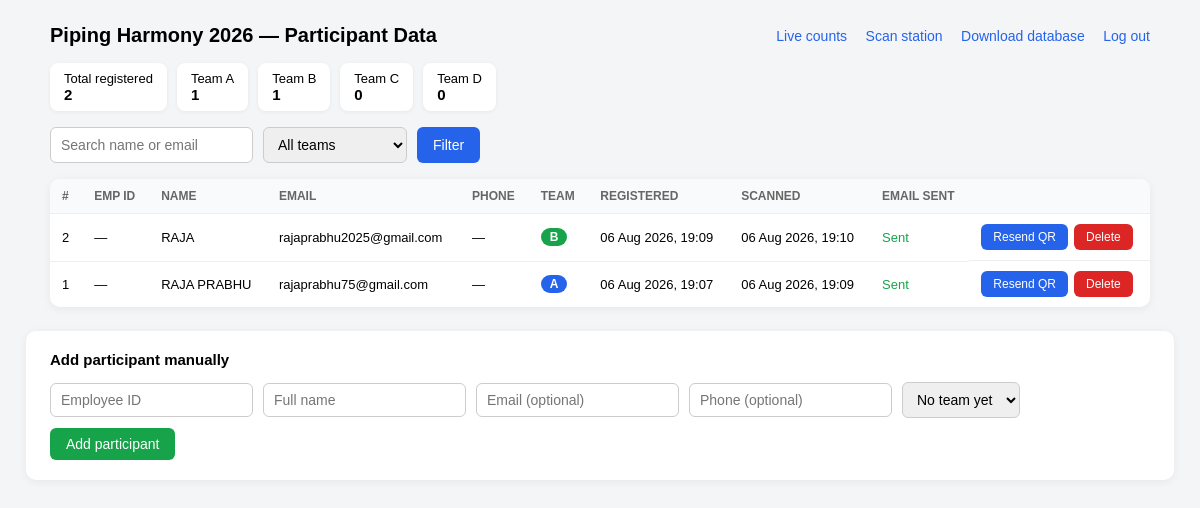
The app's page /admin (signed in), older data.
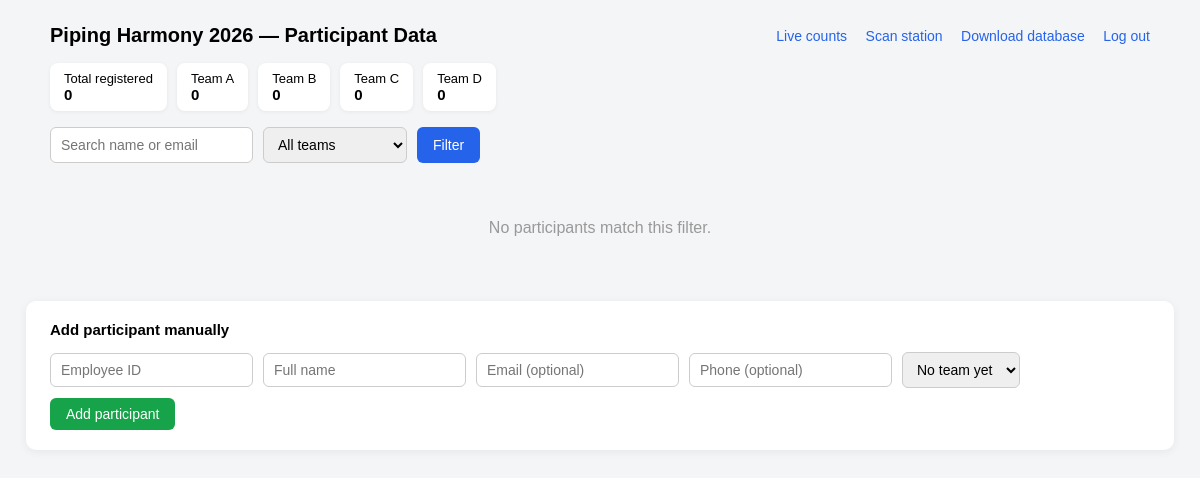
The same page, newer data.
### app.py (models this page shows, shortened)
class Participant(db.Model):
    id = db.Column(db.Integer, primary_key=True)
    emp_id = db.Column(db.String(30), nullable=True)
    name = db.Column(db.String(120), nullable=False)
    email = db.Column(db.String(120), nullable=False, unique=True)
    phone = db.Column(db.String(20))
    unique_code = db.Column(db.String(36), unique=True, nullable=False)
    team = db.Column(db.String(1), nullable=True)  # 'A' / 'B' / 'C' / 'D' / None
    registered_at = db.Column(db.DateTime, default=datetime.utcnow)
    scanned_at = db.Column(db.DateTime, nullable=True)
    email_sent = db.Column(db.Boolean, default=False)

### app.py (the view)
@app.route('/admin')
@admin_required
def admin():
    q = request.args.get('q', '').strip()
    team_filter = request.args.get('team', '').strip().upper()
    query = Participant.query
    if q:
        like = f"%{q}%"
        query = query.filter(db.or_(Participant.name.ilike(like), Participant.email.ilike(like)))
    if team_filter in TEAMS:
        query = query.filter_by(team=team_filter)
    elif team_filter == 'UNASSIGNED':
        query = query.filter(Participant.team.is_(None))
    participants = query.order_by(Participant.registered_at.desc()).all()
    team_counts = {t: Participant.query.filter_by(team=t).count() for t in TEAMS}
    return render_template(
        'admin.html',
        event_name=EVENT_NAME,
        participants=participants,
        team_counts=team_counts,
        q=q,
        team_filter=team_filter,
        total=Participant.query.count(),
    )

### app.py (called while the page is built)
def admin_required(view_func):
    @wraps(view_func)
    def wrapped(*args, **kwargs):
        if not session.get('is_admin'):
            return redirect(url_for('admin_login', next=request.path))
        return view_func(*args, **kwargs)
    return wrapped

### templates/admin.html (shortened to what this page needs)
<!doctype html>
<html lang="en">
<head>
</head>
<body>
  <div class="top">
    <h1>{{ event_name }} — Participant Data</h1>
    <div class="links">
      <a href="{{ url_for('dashboard') }}">Live counts</a>
      <a href="{{ url_for('scan_station') }}">Scan station</a>
      <a href="{{ url_for('admin_download_db') }}">Download database</a>
      <a href="{{ url_for('admin_logout') }}">Log out</a>
    </div>
  </div>
  <div class="summary">
    <div class="chip">Total registered<br><b>{{ total }}</b></div>
    {% for t in ['A','B','C','D'] %}
      <div class="chip">Team {{ t }}<br><b>{{ team_counts[t] }}</b></div>
    {% endfor %}
  </div>
  <form class="toolbar" method="get">
    <input type="text" name="q" placeholder="Search name or email" value="{{ q }}">
    <select name="team">
      <option value="" {% if not team_filter %}selected{% endif %}>All teams</option>
    </select>
    <button type="submit">Filter</button>
  </form>
  {% if participants %}
  <table>
    <thead>
      <tr>
        <th>#</th><th>Emp ID</th><th>Name</th><th>Email</th><th>Phone</th><th>Team</th>
        <th>Registered</th><th>Scanned</th><th>Email sent</th><th></th>
      </tr>
    </thead>
    <tbody>
      {% for p in participants %}
      <tr>
        <td>{{ p.id }}</td>
        <td>{{ p.emp_id or '—' }}</td>
        <td>{{ p.name }}</td>
        <td>{{ p.email if not p.email.endswith('@placeholder.local') else '—' }}</td>
        <td>{{ p.phone or '—' }}</td>
        <td>
          {% if p.team %}
            <span class="team-tag team-{{ p.team }}">{{ p.team }}</span>
          {% else %}
            <span class="team-tag team-none">—</span>
          {% endif %}
        </td>
        <td>{{ p.registered_at.strftime('%d %b %Y, %H:%M') if p.registered_at else '—' }}</td>
        <td>{{ p.scanned_at.strftime('%d %b %Y, %H:%M') if p.scanned_at else '—' }}</td>
        <td class="{{ 'yes' if p.email_sent else 'no' }}">{{ 'Sent' if p.email_sent else 'Failed' }}</td>
        <td class="row-actions">
          {% if p.email and not p.email.endswith('@placeholder.local') %}
          <form method="post" action="{{ url_for('admin_resend', participant_id=p.id) }}">
            <button type="submit" class="resend-btn">Resend QR</button>
          </form>
          {% endif %}
          <form method="post" action="{{ url_for('admin_delete', participant_id=p.id) }}"
                class="delete-form" data-name="{{ p.name }}" data-emp="{{ p.emp_id or 'no emp id' }}">
            <button type="submit" class="del-btn">Delete</button>
          </form>
        </td>
      </tr>
      {% endfor %}
    </tbody>
  </table>
  {% else %}
    <div class="empty">No participants match this filter.</div>
  {% endif %}
  <div class="add-box">
    <h2>Add participant manually</h2>
    <form class="add-form" method="post" action="{{ url_for('admin_add') }}">
      <input type="text" name="emp_id" placeholder="Employee ID" required>
      <input type="text" name="name" placeholder="Full name" required>
      <input type="email" name="email" placeholder="Email (optional)">
      <input type="tel" name="phone" placeholder="Phone (optional)">
      <select name="team">
        <option value="">No team yet</option>
      </select>
      <button type="submit">Add participant</button>
    </form>
  </div>
</body>
</html>

### templates/admin.html (style rules this page uses)
body { font-family: Arial, Helvetica, sans-serif; background:#f4f5f7; margin:0; padding: 24px; }
.top { max-width: 1100px; margin: 0 auto 16px; display:flex; justify-content:space-between; align-items:center; flex-wrap:wrap; gap:10px; }
h1 { font-size: 20px; margin:0; }
.links a { color:#2563eb; text-decoration:none; font-size:14px; margin-left: 14px; }
.summary { max-width: 1100px; margin: 0 auto 16px; display:flex; gap:10px; flex-wrap:wrap; }
.chip { background:#fff; border-radius:8px; padding:8px 14px; font-size:13px; box-shadow: 0 1px 4px rgba(0,0,0,0.06); }
.chip b { font-size:15px; }
.toolbar { max-width: 1100px; margin: 0 auto 16px; display:flex; gap:10px; flex-wrap:wrap; }
.toolbar input, .toolbar select { padding:8px 10px; border:1px solid #ccc; border-radius:6px; font-size:14px; }
.toolbar button { padding:8px 16px; background:#2563eb; color:#fff; border:none; border-radius:6px; cursor:pointer; font-size:14px; }
.empty { text-align:center; padding: 40px; color:#999; }
.add-box { max-width: 1100px; margin: 24px auto 0; background:#fff; border-radius:10px; padding: 20px 24px; box-shadow: 0 2px 10px rgba(0,0,0,0.06); }
.add-box h2 { font-size: 15px; margin: 0 0 14px; }
.add-form { display:flex; gap:10px; flex-wrap:wrap; align-items:center; }
.add-form input, .add-form select { padding:8px 10px; border:1px solid #ccc; border-radius:6px; font-size:14px; }
.add-form button { padding:8px 16px; background:#16a34a; color:#fff; border:none; border-radius:6px; cursor:pointer; font-size:14px; }

Row changes from the older to the newer data that the page shows:
removed Participant: id "2", emp_id "—", name "RAJA", email "rajaprabhu2025@gmail.com", phone "—", team "B", registered_at "06 Aug 2026, 19:09", scanned_at "06 Aug 2026, 19:10", email_sent "Sent"
removed Participant: id "1", emp_id "—", name "RAJA PRABHU", email "rajaprabhu75@gmail.com", phone "—", team "A", registered_at "06 Aug 2026, 19:07", scanned_at "06 Aug 2026, 19:09", email_sent "Sent"
Text that changed along with them:
{{ total }}: "2" → "0"
new list line: "Team A 0"
new list line: "Team B 0"
text no longer shown: "# EMP ID NAME EMAIL PHONE TEAM REGISTERED SCANNED EMAIL SENT"
text now shown: "No participants match this filter."
list line gone: "Team A 1"
list line gone: "Team B 1"
